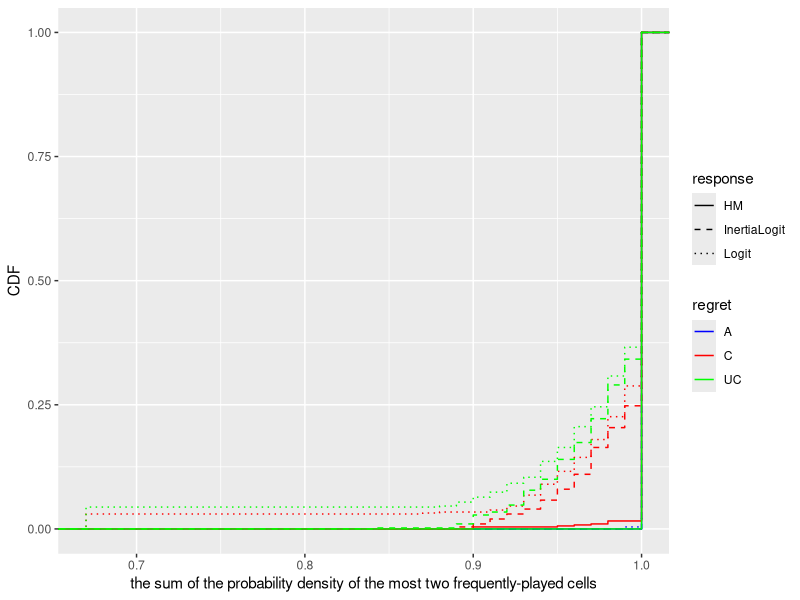

This figure's R source: (Note: a time limit stopped this script after it produced the figure.)
##### CDF of S2 (the sum of the probability density of the most two frequently-played cells) #####
# add packages
library(here)
library(ggplot2)
dfmv<-read.csv(here("Data/sim_pair100_mv.csv"), header=T, stringsAsFactors = FALSE)

# draw cdf
for (i in 1:length(dfmv$sim)){
  jd = c(dfmv$jd_11[i],dfmv$jd_12[i],dfmv$jd_13[i],dfmv$jd_21[i],dfmv$jd_22[i],
         dfmv$jd_23[i],dfmv$jd_31[i],dfmv$jd_32[i],dfmv$jd_33[i])
  first = max(jd)
  second = max(jd[-which.max(jd)])
  dfmv$s2[i] = first+second
}

# plot cdf of s2
png(here("Figures/sim_s2_cdf.png"), width = 500, height = 300)
ggplot(data=dfmv) +
  stat_ecdf(geom='step', aes(x=s2, colour=regret, linetype=response)) +
  #geom_density(aes(x=s2, color=regret, linetype=response)) +
  scale_y_continuous(name='CDF', waiver(), limits=c(0,1)) +
  scale_x_continuous(name='the sum of the probability density of the most two frequently-played cells') +
  scale_colour_manual(values=c('blue', 'red', 'green')) +
  scale_linetype_manual(values=c(1,2,3))
dev.off()


##### One trail of long simulation in MV #####
# add package
rm(list = ls())
library(ggplot2)
library(xtable)
library(dplyr)
library(here)

# build the payoff function (chicken, can be switched to MV)
payoff = function(my_choice, your_choice){
  return(pay_MV[my_choice, your_choice])
}

# regret under HM2000 revised
regret_hm2000r = function(m, iteration, my_history, your_history){
  
  # calculate the length of history
  len_history = iteration - 1
  
  # get my most recent decision
  lastchoice = my_history[len_history]
  
  # create a regret payoff term
  my_regret = 0
  period = 0
  
  # loop over previous periods to replace the choice with decision 1
  for (i in 1:len_history){
    if (my_history[i] == lastchoice){
      my_regret = my_regret + payoff(m, your_history[i])
      period = period + 1
    }
  }
  
  # calculate and return the regret
  return(my_regret/period)
}

# regret under hist-avg
regret_avgpay = function(m, iteration, my_history, your_history){
  
  # calculate the length of history
  len_history = iteration - 1
  
  # create a regret payoff term
  my_regret = 0
  period = 0
  
  # loop over previous periods to calculate the total historical payoff
  for (i in 1:len_history){
    if (my_history[i] == m){
      my_regret = my_regret + payoff(my_history[i], your_history[i])
      period = period + 1
    }
  }
  
  # return the average historical payoff
  if (period == 0){return(0)}
  else{
    return(my_regret/period)
  }
}

# decision under HM response
decision_hm2000r = function(mu, iteration, my_history, your_history){
  
  # get my most recent decision
  lastchoice = my_history[iteration-1]
  
  # compute regret for all possible decisions
  regret1 = regret_hm2000r(1, iteration, my_history, your_history)
  regret2 = regret_hm2000r(2, iteration, my_history, your_history)
  regret3 = regret_hm2000r(3, iteration, my_history, your_history)
  
  # calculate the decision when my last choice is 1
  if (lastchoice == 1){
    if (regret1 == max(regret1, regret2, regret3)){return(c(1,max(regret2-regret1,regret3-regret1),min(regret2-regret1,regret3-regret1)))}
    else{
      # switch with a positive probability from 1 to 2 or from 1 to 3
      seed = runif(1,0,1)
      prob2 = max((regret2-regret1),0)/mu
      prob3 = max((regret3-regret1),0)/mu
      if (seed <= prob2){return(c(2,max(regret2-regret1,regret3-regret1),min(regret2-regret1,regret3-regret1)))}
      else if (seed <= prob2 + prob3){return(c(3,max(regret2-regret1,regret3-regret1),min(regret2-regret1,regret3-regret1)))}
      else{return(c(1,max(regret2-regret1,regret3-regret1),min(regret2-regret1,regret3-regret1)))}
    }
  }
  
  # calculate the decision when my last choice is 2
  if (lastchoice == 2){
    if (regret2 == max(regret1, regret2, regret3)){return(c(2,max(regret1-regret2,regret3-regret2),min(regret1-regret2,regret3-regret2)))}
    else{
      # switch with a positive probability from 2 to 1 or from 2 to 3
      seed = runif(1,0,1)
      prob1 = max((regret1-regret2),0)/mu
      prob3 = max((regret3-regret2),0)/mu
      if (seed <= prob1){return(c(1,max(regret1-regret2,regret3-regret2),min(regret1-regret2,regret3-regret2)))}
      else if (seed <= prob1 + prob3){return(c(3,max(regret1-regret2,regret3-regret2),min(regret1-regret2,regret3-regret2)))}
      else{return(c(2,max(regret1-regret2,regret3-regret2),min(regret1-regret2,regret3-regret2)))}
    }
  }
  
  # calculate the decision when my last choice is 2
  if (lastchoice == 3){
    if (regret3 == max(regret1, regret2, regret3)){return(c(3,max(regret1-regret3,regret2-regret3),min(regret1-regret3,regret2-regret3)))}
    else{
      # switch with a positive probability from 2 to 1 or from 2 to 3
      seed = runif(1,0,1)
      prob1 = max((regret1-regret3),0)/mu
      prob2 = max((regret2-regret3),0)/mu
      if (seed <= prob1){return(c(1,max(regret1-regret3,regret2-regret3),min(regret1-regret3,regret2-regret3)))}
      else if (seed <= prob1 + prob2){return(c(2,max(regret1-regret3,regret2-regret3),min(regret1-regret3,regret2-regret3)))}
      else{return(c(3,max(regret1-regret3,regret2-regret3),min(regret1-regret3,regret2-regret3)))}
    }
  }
}

# decision under logit response
decision_hm2000r_logitR = function(mu, beta, iteration, my_history, your_history){
  
  # get my most recent decision
  lastchoice = my_history[iteration-1]
  
  # compute regret for all possible decisions
  regret1 = regret_hm2000r(1, iteration, my_history, your_history)
  regret2 = regret_hm2000r(2, iteration, my_history, your_history)
  regret3 = regret_hm2000r(3, iteration, my_history, your_history)
  
  # calculate the decision when my last choice is 1
  if (lastchoice == 1){
    
    # using logit response to calculate the probability of choosing each strategy
    prob = c(0,0,0)
    prob[1] = exp(beta*(regret1-regret1))/(exp(beta*(regret1-regret1)) + exp(beta*(regret2-regret1)) + exp(beta*(regret3-regret1)))
    prob[2] = exp(beta*(regret2-regret1))/(exp(beta*(regret1-regret1)) + exp(beta*(regret2-regret1)) + exp(beta*(regret3-regret1)))
    prob[3] = exp(beta*(regret3-regret1))/(exp(beta*(regret1-regret1)) + exp(beta*(regret2-regret1)) + exp(beta*(regret3-regret1)))
  
    # randomly determine the decision
    seed = runif(1,0,1)
    if (seed <= prob[1]){return(c(1,max(regret2-regret1,regret3-regret1),min(regret2-regret1,regret3-regret1)))}
    else if (seed > prob[1] & seed <= prob[1]+prob[2]){return(c(2,max(regret2-regret1,regret3-regret1),min(regret2-regret1,regret3-regret1)))}
    else{return(c(3,max(regret2-regret1,regret3-regret1),min(regret2-regret1,regret3-regret1)))}
  }
  
  # calculate the decision when my last choice is 2
  if (lastchoice == 2){
    
    # using logit response to calculate the probability of choosing each strategy
    prob = c(0,0,0)
    prob[1] = exp(beta*(regret1-regret2))/(exp(beta*(regret1-regret2)) + exp(beta*(regret2-regret2)) + exp(beta*(regret3-regret2)))
    prob[2] = exp(beta*(regret2-regret2))/(exp(beta*(regret1-regret2)) + exp(beta*(regret2-regret2)) + exp(beta*(regret3-regret2)))
    prob[3] = exp(beta*(regret3-regret2))/(exp(beta*(regret1-regret2)) + exp(beta*(regret2-regret2)) + exp(beta*(regret3-regret2)))
  
    # randomly determine the decision
    seed = runif(1,0,1)
    if (seed <= prob[1]){return(c(1,max(regret1-regret2,regret3-regret2),min(regret1-regret2,regret3-regret2)))}
    else if (seed > prob[1] & seed <= prob[1]+prob[2]){return(c(2,max(regret1-regret2,regret3-regret2),min(regret1-regret2,regret3-regret2)))}
    else{return(c(3,max(regret1-regret2,regret3-regret2),min(regret1-regret2,regret3-regret2)))}
  }
  
  # calculate the decision when my last choice is 2
  if (lastchoice == 3){
    
    # using logit response to calculate the probability of choosing each strategy
    prob = c(0,0,0)
    prob[1] = exp(beta*(regret1-regret3))/(exp(beta*(regret1-regret3)) + exp(beta*(regret2-regret3)) + exp(beta*(regret3-regret3)))
    prob[2] = exp(beta*(regret2-regret3))/(exp(beta*(regret1-regret3)) + exp(beta*(regret2-regret3)) + exp(beta*(regret3-regret3)))
    prob[3] = exp(beta*(regret3-regret3))/(exp(beta*(regret1-regret3)) + exp(beta*(regret2-regret3)) + exp(beta*(regret3-regret3)))
  
    # randomly determine the decision
    seed = runif(1,0,1)
    if (seed <= prob[1]){return(c(1,max(regret1-regret3,regret2-regret3),min(regret1-regret3,regret2-regret3)))}
    else if (seed > prob[1] & seed <= prob[1]+prob[2]){return(c(2,max(regret1-regret3,regret2-regret3),min(regret1-regret3,regret2-regret3)))}
    else{return(c(3,max(regret1-regret3,regret2-regret3),min(regret1-regret3,regret2-regret3)))}
  }
}

# set up the parameters for the simulation
pay_MV = matrix(c(0,200,100,100,0,200,200,100,0),3,3) # payoff matrix 3x3
n = 20000 # number of periods in each simulation
experiment = 50 # number of experimentation periods where players randomly make decisions
mu = 600 # HM response parameter
beta = 1 # logit response parameter
Delta = 0.8 # inertia logit parameter

# set up the vectors for choices and game parameters
history_p1 = rep(0, n)
history_p2 = rep(0, n)
regretmax_p1 = rep(0, n)
regretmax_p2 = rep(0, n)
regretmin_p1 = rep(0, n)
regretmin_p2 = rep(0, n)

# calculate the experimentation periods with random starting decisions
history_p1[1:experiment] = sample(1:3, experiment, replace = TRUE)
history_p2[1:experiment] = sample(1:3, experiment, replace = TRUE)

# calculate the rest of the decisions to n periods
for (j in (experiment+1):n){
  history_p1[j] = decision_hm2000r(mu, j, history_p1, history_p2)[1]
  history_p2[j] = decision_hm2000r(mu, j, history_p2, history_p1)[1]
  regretmax_p1[j] = decision_hm2000r(mu, j, history_p1, history_p2)[2]
  regretmax_p2[j] = decision_hm2000r(mu, j, history_p2, history_p1)[2]
  regretmin_p1[j] = decision_hm2000r(mu, j, history_p1, history_p2)[3]
  regretmin_p2[j] = decision_hm2000r(mu, j, history_p2, history_p1)[3]
  
  if (j%%1000==0){print(j)}
}

# create the dataset for this simulation
dfsim = data.frame(
  p1_choice = history_p1[(experiment+1):n],
  p2_choice = history_p2[(experiment+1):n],
  p1_regretmax = regretmax_p1[(experiment+1):n],
  p2_regretmax = regretmax_p2[(experiment+1):n],
  p1_regretmin = regretmin_p1[(experiment+1):n],
  p2_regretmin = regretmin_p2[(experiment+1):n],
  period = (experiment+1):n
)

dfsim = dfsim %>% mutate(
  is_11 = ifelse(p1_choice==1 & p2_choice==1, 1, 0),
  is_12 = ifelse(p1_choice==1 & p2_choice==2, 1, 0),
  is_13 = ifelse(p1_choice==1 & p2_choice==3, 1, 0),
  is_21 = ifelse(p1_choice==2 & p2_choice==1, 1, 0),
  is_22 = ifelse(p1_choice==2 & p2_choice==2, 1, 0),
  is_23 = ifelse(p1_choice==2 & p2_choice==3, 1, 0),
  is_31 = ifelse(p1_choice==3 & p2_choice==1, 1, 0),
  is_32 = ifelse(p1_choice==3 & p2_choice==2, 1, 0),
  is_33 = ifelse(p1_choice==3 & p2_choice==3, 1, 0)
)

# # calculate joint density
# jd = matrix(0, nrow = 3, ncol = 3)
# 
# # record the joint density
# jd[1,1] = round(mean(dfsim$is_11),3)
# jd[1,2] = round(mean(dfsim$is_12),3)
# jd[1,3] = round(mean(dfsim$is_13),3)
# jd[2,1] = round(mean(dfsim$is_21),3)
# jd[2,2] = round(mean(dfsim$is_22),3)
# jd[2,3] = round(mean(dfsim$is_23),3)
# jd[3,1] = round(mean(dfsim$is_31),3)
# jd[3,2] = round(mean(dfsim$is_32),3)
# jd[3,3] = round(mean(dfsim$is_33),3)
# print(jd)
# 
# # pick a subset of periods.
# df = filter(dfsim, period>20000&period<=30000)
# jd = matrix(0, nrow = 3, ncol = 3)
# jd[1,1] = round(mean(df$is_11),3)
# jd[1,2] = round(mean(df$is_12),3)
# jd[1,3] = round(mean(df$is_13),3)
# jd[2,1] = round(mean(df$is_21),3)
# jd[2,2] = round(mean(df$is_22),3)
# jd[2,3] = round(mean(df$is_23),3)
# jd[3,1] = round(mean(df$is_31),3)
# jd[3,2] = round(mean(df$is_32),3)
# jd[3,3] = round(mean(df$is_33),3)
# print(jd)

# plot action
png(here("Figures/sim_MVlong_action.png"), width = 1000, height = 300)
ggplot(data=dfsim) +
  geom_line(aes(x=period,y=p1_choice), colour='blue') +
  geom_line(aes(x=period,y=p2_choice), colour='red') +
  scale_y_continuous(name='choice', waiver(), limits=c(1,3), breaks = c(1,2,3),
                     labels = c('T/L','M/C','B/R')) +
  scale_x_continuous(name='periods', waiver(), limits=c(0,20000), breaks = c(100,1000,5000,10000,20000)) +
  theme(axis.title.x = element_text(size = 15), axis.title.y = element_text(size = 15),
        axis.text.x = element_text(size = 15), axis.text.y = element_text(size = 15))
  #scale_colour_manual(values=c('blue', 'red'), labels=c('row player', 'column player'))
dev.off()

# plot regret
png(here("Figures/sim_MVlong_regret.png"), width = 1000, height = 300)
ggplot(data=dfsim) +
  geom_line(aes(x=period,y=p1_regretmax), colour='blue') +
  #geom_line(aes(x=period,y=p1_regretmin, colour='blue')) +
  geom_line(aes(x=period,y=p2_regretmax), colour='red') +
  #geom_line(aes(x=period,y=p2_regretmin, colour='red')) +
  scale_y_continuous(name='regret', waiver(), limits=c(-105,105), breaks = c(-100,0,100)) +
  scale_x_continuous(name='periods', waiver(), limits=c(0,20000), breaks = c(100,1000,5000,10000,20000)) +
  theme(axis.title.x = element_text(size = 15), axis.title.y = element_text(size = 15),
        axis.text.x = element_text(size = 15), axis.text.y = element_text(size = 15))
  #scale_colour_manual(values=c('blue', 'red'), labels=c('row player', 'column player'))
dev.off()
